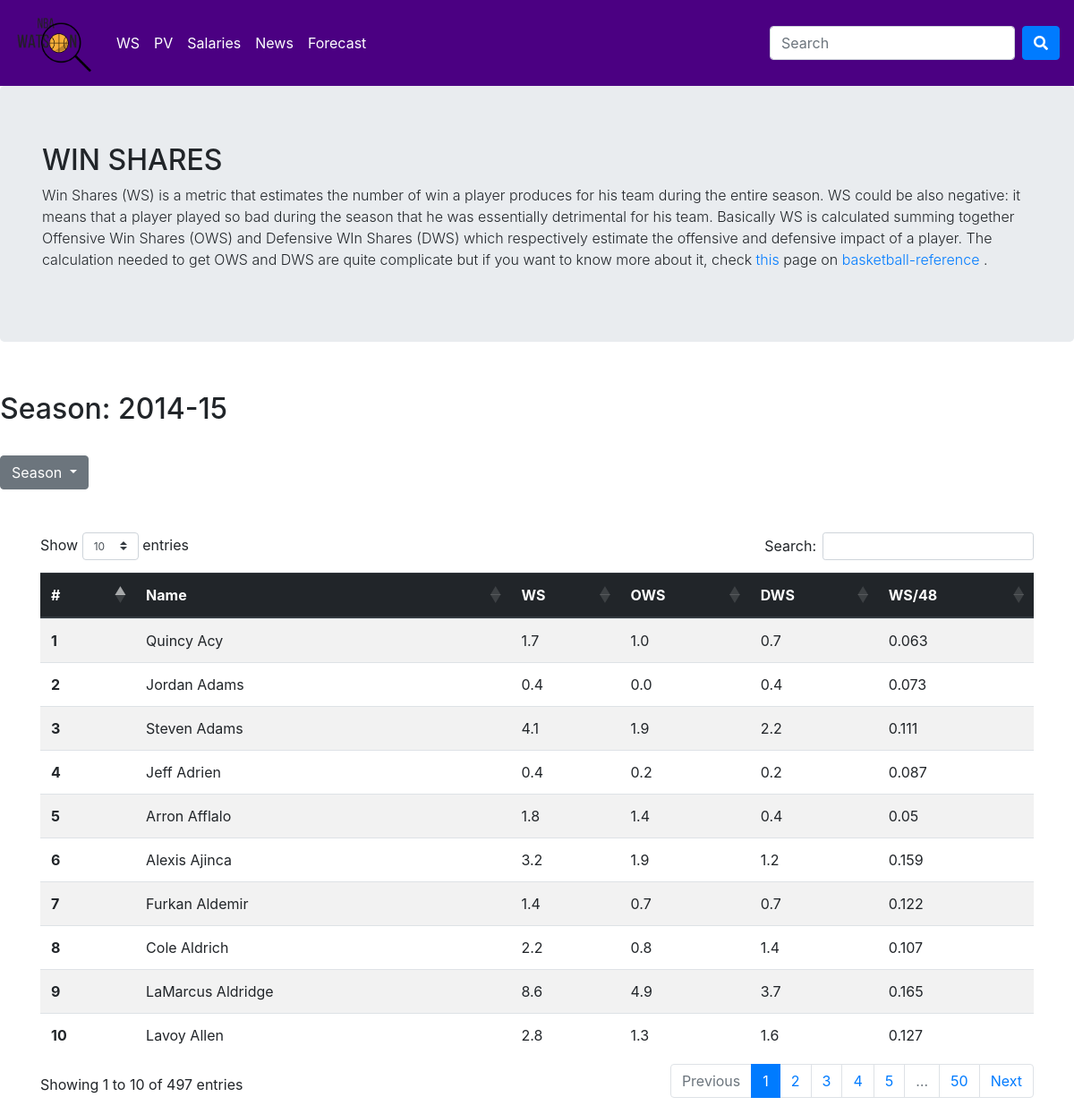
Page /ws_2015 on the committed database.
### tables this page shows
CREATE TABLE ws_15(name VARCHAR, ws REAL, ows REAL, dws REAL, ws_48 REAL, gamePlayed REAL);

### app.py (the view)
@app.route('/ws_2015', methods=['GET'])
def ws_2015():
		conn = sqlite3.connect('NBA_data.db')
		conn.row_factory = sqlite3.Row
		c = conn.cursor()
		getData = c.execute('SELECT * FROM ws_15')
		return render_template('ws.html', rows = getData.fetchall(), season = "2014-15", urlz = urlize)

### templates/ws.html (shortened to what this page needs)
{% extends 'layout.html' %}
{% block body %}
<main role="main">
      <div class="jumbotron">
        <div class="container">
          <h2 class="display-4.5">WIN SHARES</h2>
        </div>
        <div class = "container">
        	<p class="font-weight-light"> Win Shares (WS) is a metric that estimates the number of win a player produces for his team during the entire season. WS could be also negative: it means that a player played so bad during the season that he was essentially detrimental for his team. Basically WS is calculated summing together Offensive Win Shares (OWS) and Defensive WIn Shares (DWS) which respectively estimate the offensive and defensive impact of a player. The calculation needed to get OWS and DWS are quite complicate but if you want to know more about it, check <a href="https://www.basketball-reference.com/about/ws.html">this </a>page on <a href = "https://www.basketball-reference.com">basketball-reference </a>.</p>
        </div>
      </div>
      <br>
      <div><h2> Season: {{season}} </h2></div>
      <br>
	      <div class="dropdown">
	  <button class="btn btn-secondary dropdown-toggle" type="button" id="dropdownMenu" data-toggle="dropdown" aria-haspopup="true" aria-expanded="true">
	    Season
	  </button>
	</div>
  <br>
  <br>
<div class="container">
	<div class = "table">
      <table class="table table-striped" id ='ws_table'>
  <thead class="thead-dark">
    <tr>
      <th scope="col">#</th>
      <th scope="col"> Name </th>
      <th scope="col">WS</th>
      <th scope="col">OWS</th>
      <th scope="col">DWS</th>
      <th scope="col">WS/48</th>
    </tr>
  </thead>
  <tbody>
  	{% for row in rows %}
    <tr>
      <th scope="row">{{rows.index(row) + 1 }}</th>
      <td>{{row['name']}}</a></td>
      <td>{{row['ws']}}</td>
      <td>{{row['ows']}}</td>
      <td>{{row['dws']}}</td>
      <td>{{row['ws_48']}}</td>
    </tr>
    {% endfor %}
  </tbody>
</table>
</div>
</div>
{% endblock %}

### rows in the picture
ws_15: rows "1", name "Quincy Acy", ws "1.7", ows "1.0", dws "0.7", ws_48 "0.063"
ws_15: rows "2", name "Jordan Adams", ws "0.4", ows "0.0", dws "0.4", ws_48 "0.073"
ws_15: rows "3", name "Steven Adams", ws "4.1", ows "1.9", dws "2.2", ws_48 "0.111"
ws_15: rows "4", name "Jeff Adrien", ws "0.4", ows "0.2", dws "0.2", ws_48 "0.087"
ws_15: rows "5", name "Arron Afflalo", ws "1.8", ows "1.4", dws "0.4", ws_48 "0.05"
ws_15: rows "6", name "Alexis Ajinca", ws "3.2", ows "1.9", dws "1.2", ws_48 "0.159"
ws_15: rows "7", name "Furkan Aldemir", ws "1.4", ows "0.7", dws "0.7", ws_48 "0.122"
ws_15: rows "8", name "Cole Aldrich", ws "2.2", ows "0.8", dws "1.4", ws_48 "0.107"
ws_15: rows "9", name "LaMarcus Aldridge", ws "8.6", ows "4.9", dws "3.7", ws_48 "0.165"
ws_15: rows "10", name "Lavoy Allen", ws "2.8", ows "1.3", dws "1.6", ws_48 "0.127"

### other values in the picture
{{ season }} "2014-15"
